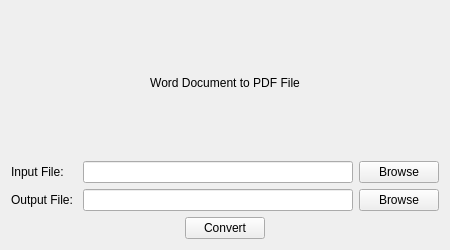
<?xml version="1.0" encoding="UTF-8"?>
<ui version="4.0">
 <class>WordToPDF</class>
 <widget class="QWidget" name="WordToPDF">
  <property name="windowModality">
   <enum>Qt::WindowModal</enum>
  </property>
  <property name="geometry">
   <rect>
    <x>0</x>
    <y>0</y>
    <width>450</width>
    <height>250</height>
   </rect>
  </property>
  <property name="sizePolicy">
   <sizepolicy hsizetype="Fixed" vsizetype="Fixed">
    <horstretch>0</horstretch>
    <verstretch>0</verstretch>
   </sizepolicy>
  </property>
  <property name="minimumSize">
   <size>
    <width>450</width>
    <height>250</height>
   </size>
  </property>
  <property name="maximumSize">
   <size>
    <width>450</width>
    <height>250</height>
   </size>
  </property>
  <property name="windowTitle">
   <string>Document Converter</string>
  </property>
  <layout class="QVBoxLayout" name="verticalLayout">
   <item>
    <layout class="QGridLayout" name="gridLayout_2">
     <item row="1" column="0">
      <widget class="QLabel" name="input_label">
       <property name="text">
        <string>Input File: </string>
       </property>
       <property name="margin">
        <number>5</number>
       </property>
      </widget>
     </item>
     <item row="2" column="0">
      <widget class="QLabel" name="output_label">
       <property name="text">
        <string>Output File: </string>
       </property>
       <property name="margin">
        <number>5</number>
       </property>
      </widget>
     </item>
     <item row="1" column="2">
      <widget class="QPushButton" name="browse_input_button">
       <property name="text">
        <string>Browse</string>
       </property>
      </widget>
     </item>
     <item row="1" column="1">
      <widget class="QLineEdit" name="input_line_edit">
       <property name="readOnly">
        <bool>true</bool>
       </property>
      </widget>
     </item>
     <item row="0" column="0" colspan="3">
      <widget class="QLabel" name="title_label">
       <property name="text">
        <string>Word Document to PDF File</string>
       </property>
       <property name="alignment">
        <set>Qt::AlignCenter</set>
       </property>
      </widget>
     </item>
     <item row="2" column="1">
      <widget class="QLineEdit" name="output_line_edit">
       <property name="readOnly">
        <bool>true</bool>
       </property>
      </widget>
     </item>
     <item row="2" column="2">
      <widget class="QPushButton" name="browse_output_button">
       <property name="text">
        <string>Browse</string>
       </property>
      </widget>
     </item>
    </layout>
   </item>
   <item>
    <layout class="QGridLayout" name="gridLayout">
     <item row="0" column="0">
      <spacer name="horizontalSpacer">
       <property name="orientation">
        <enum>Qt::Horizontal</enum>
       </property>
       <property name="sizeHint" stdset="0">
        <size>
         <width>40</width>
         <height>20</height>
        </size>
       </property>
      </spacer>
     </item>
     <item row="0" column="1">
      <widget class="QPushButton" name="convert_button">
       <property name="text">
        <string>Convert</string>
       </property>
      </widget>
     </item>
     <item row="0" column="2">
      <spacer name="horizontalSpacer_2">
       <property name="orientation">
        <enum>Qt::Horizontal</enum>
       </property>
       <property name="sizeHint" stdset="0">
        <size>
         <width>40</width>
         <height>20</height>
        </size>
       </property>
      </spacer>
     </item>
    </layout>
   </item>
  </layout>
 </widget>
 <resources/>
 <connections/>
</ui>
